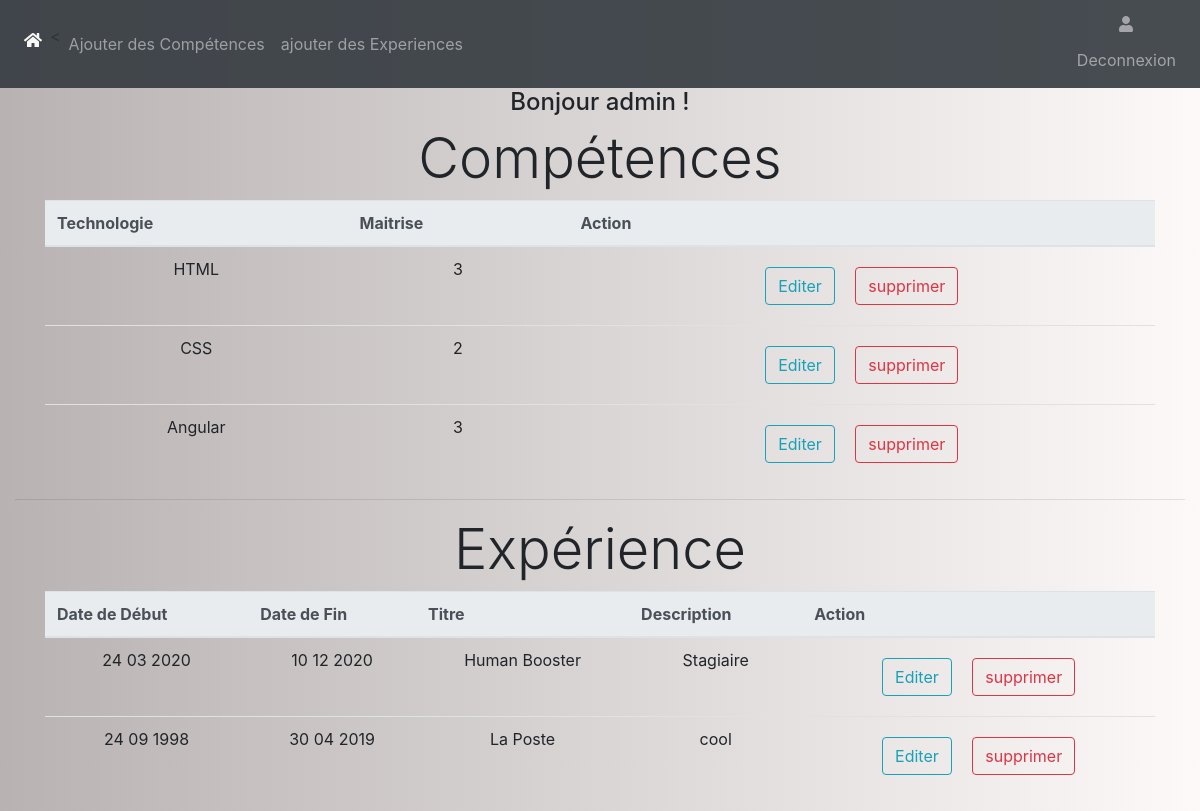
Screenshot of / (signed in) with the database file from the repository.
### tables this page shows
CREATE TABLE `competence` (
  `titre` varchar(250) NOT NULL,
  `id` int(11) NOT NULL,
  `note` int(11) NOT NULL
);

CREATE TABLE `experience` (
  `id` int(11) NOT NULL,
  `titre` varchar(250) NOT NULL,
  `description` text NOT NULL,
  `date_debut` date NOT NULL,
  `date_fin` date DEFAULT NULL
);

### competences.php (the view, shortened to what this page needs)
<?php
  $reponse = $pdo->query('SELECT * FROM competence');
?>
<div class="container">
<h4 class="text-center display-4">Compétences</h4>
  <table class="table">
    <thead class="thead-light">
      <th>Technologie</th>
      <th>Maitrise</th>
      <th>Action</th>
    </thead>
    <tbody>
      <?php
      $competences= $reponse->fetchAll();
      foreach ($competences as $competence){
        echo('<tr>');
        echo('<td class="text-center">'.$competence['titre'].'</td>');
        echo('<td class="text-center">'.$competence['note'].'</td>');
        echo('<td class="text-center"><a title="editer" class="btn btn-outline-info m-2" href="edit-competence.php?id='.$competence['id'].'">Editer</a>
                    <a title="Supprimer" class="btn btn-outline-danger m-2" href="delete-competence.php?id='.$competence['id'].'">supprimer</a>
        </td>');
        echo('</tr>');
    }
      ?>
    </tbody>
  </table>
  </div>

### experience.php
<?php
  $reponse = $pdo->query('SELECT * FROM experience');
?>
<div class="container">
    <h4 class="text-center display-4">Expérience</h4>
  <table class="table">
    <thead class="thead-light">
      <th>Date de Début</th>
      <th>Date de Fin</th>
      <th>Titre</th>
      <th>Description</th>
      <th>Action</th>
    </thead>
    <tbody>
      <?php
      $experiences= $reponse->fetchAll();
      foreach ($experiences as $experience){
        echo(
        '<tr>'
          .'<td class="text-center">'.date('d m Y', strtotime($experience['date_debut'])).'</td>'
          .'<td class="text-center">'.date('d m Y', strtotime($experience['date_fin'])).'</td>'
          .'<td class="text-center">'.$experience['titre'].'</td>'
          .'<td class="text-center">'.$experience['description'].'</td>'
          .'<td class="text-center"><a title="editer" class="btn btn-outline-info m-2" href="edit-experience.php?id='.$experience['id'].'">Editer</a>
          <a title="Supprimer" class="btn btn-outline-danger m-2" href="delete-experience.php?id='.$experience['id'].'">supprimer</a></td>'
        );
    }
      ?>
      </tbody>
</table>
</div>

### style.css (style rules this page uses)
body { background: #007bff; background: linear-gradient(to right , rgb(184, 178, 178), rgb(252, 249, 248)); }

### rows the page displays
competence: titre "HTML", note "3"
competence: titre "CSS", note "2"
competence: titre "Angular", note "3"
experience: date_debut "24 03 2020", date_fin "10 12 2020", titre "Human Booster", description "Stagiaire"
experience: date_debut "24 09 1998", date_fin "30 04 2019", titre "La Poste", description "cool"

### other values shown
$_SESSION['utilisateur']['prenom'] "admin"
